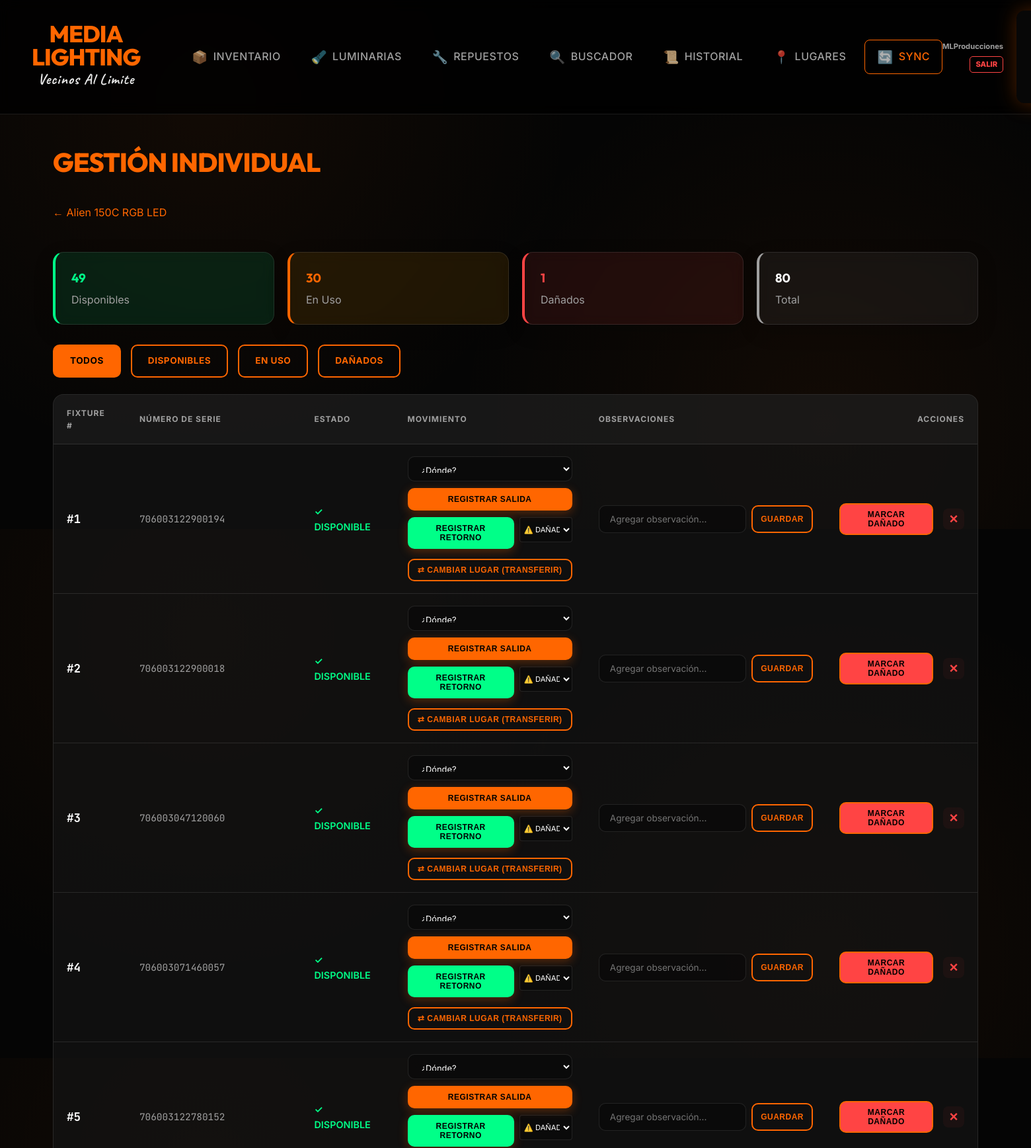
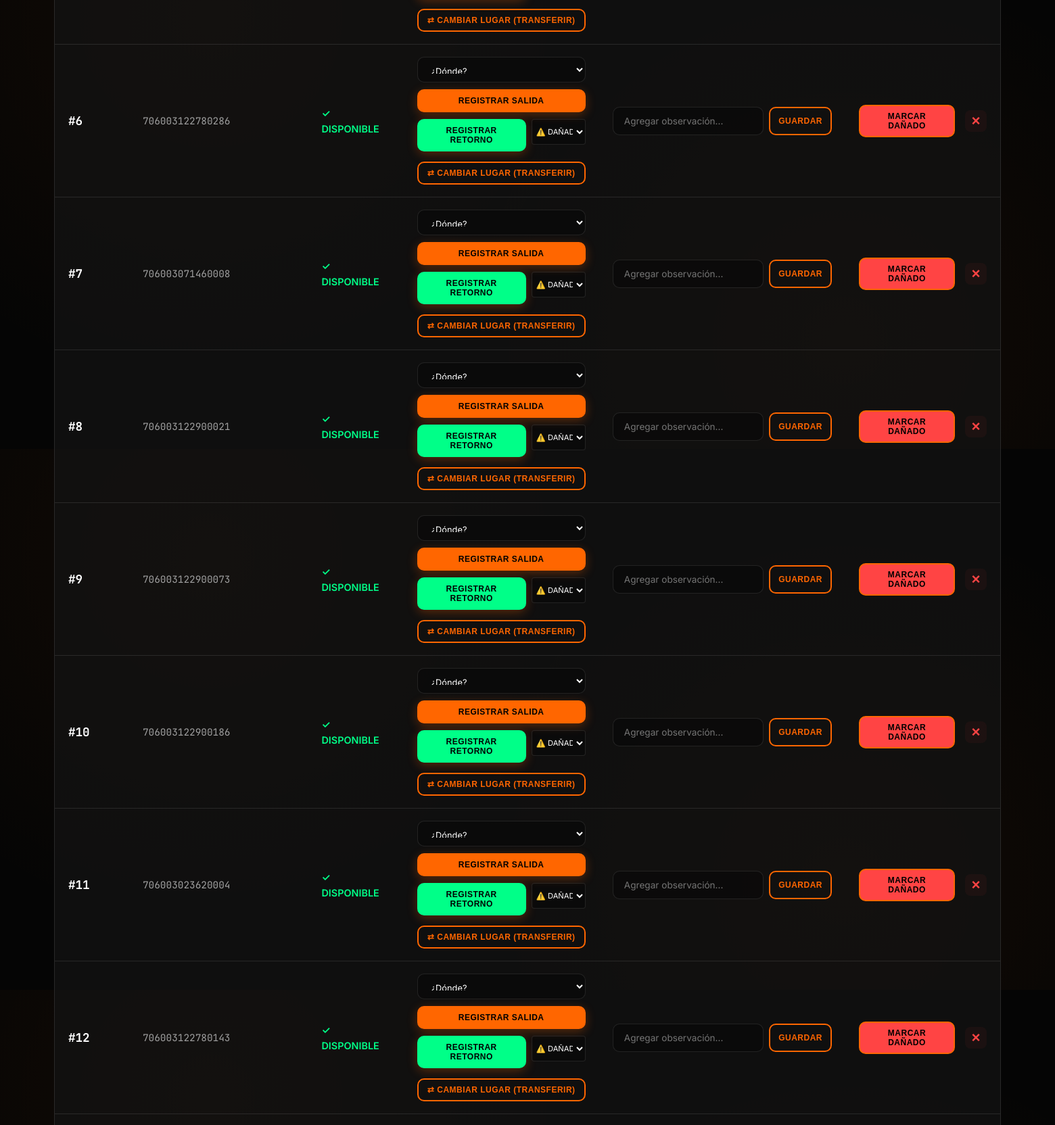
/equipo/27/individuales (signed in, upper part), run on the app's committed database (2 pictures, top to bottom).
### app.py (models this page shows, shortened)
class Equipo(db.Model):
    id = db.Column(db.Integer, primary_key=True)
    nombre = db.Column(db.String(100), nullable=False)
    categoria = db.Column(db.String(50), nullable=False)
    marca = db.Column(db.String(50))
    cantidad_total = db.Column(db.Integer, default=1)
    cantidad_en_uso = db.Column(db.Integer, default=0)
    fecha_ingreso = db.Column(db.String(10))
    observaciones = db.Column(db.Text, default="")
    danado = db.Column(db.Boolean, default=False) # Nuevo: Indicar si el equipo está dañado
    manual_filename = db.Column(db.String(200))
    gestion_individual = db.Column(db.Boolean, default=False) # True para equipos que se gestionan individualmente (ej: Luminarias)
    movimientos = db.relationship('Historial', backref='equipo', cascade="all, delete-orphan")
    documentos = db.relationship('Documento', backref='equipo', cascade="all, delete-orphan")
    stocks_por_lugar = db.relationship('StockLugar', backref='equipo', cascade="all, delete-orphan")
    compatibles = db.relationship(
        'Equipo',
        secondary='compatibilidad',
        primaryjoin='Equipo.id==compatibilidad.c.equipo_id',
        secondaryjoin='Equipo.id==compatibilidad.c.compatible_id',
        backref='es_compatible_con'
    )

class EquipoIndividual(db.Model):
    id = db.Column(db.Integer, primary_key=True)
    equipo_grupo_id = db.Column(db.Integer, db.ForeignKey('equipo.id'), nullable=False)
    numero_serie = db.Column(db.String(100), nullable=False)
    numero_fixture = db.Column(db.Integer)  # Número físico del equipo (1, 2, 3...)
    danado = db.Column(db.Boolean, default=False)
    observaciones_individuales = db.Column(db.Text, default="")
    fecha_ingreso = db.Column(db.String(10))
    en_uso = db.Column(db.Boolean, default=False)
    ubicacion_actual = db.Column(db.String(200))  # Última ubicación registrada
    equipo_grupo = db.relationship('Equipo', backref='equipos_individuales')
    movimientos = db.relationship('Historial', backref='equipo_individual', foreign_keys='Historial.equipo_individual_id')

### app.py (the view)
@app.route('/equipo/<int:id>/individuales')
@login_required
def gestion_individual(id):
    equipo_grupo = Equipo.query.get_or_404(id)
    if not equipo_grupo.gestion_individual:
        flash("Este equipo no requiere gestión individual.", "warning")
        return redirect(url_for('detalle_equipo', id=id))
    filtro = request.args.get('filtro', 'todos')
    query = EquipoIndividual.query.filter_by(equipo_grupo_id=id)
    if filtro == 'disponibles':
        query = query.filter_by(en_uso=False, danado=False)
    elif filtro == 'en_uso':
        query = query.filter_by(en_uso=True)
    elif filtro == 'danados':
        query = query.filter_by(danado=True)
    equipos_ind = query.order_by(EquipoIndividual.numero_fixture).all()
    total = len(equipo_grupo.equipos_individuales)
    disponibles = sum(1 for e in equipo_grupo.equipos_individuales if not e.en_uso and not e.danado)
    en_uso = sum(1 for e in equipo_grupo.equipos_individuales if e.en_uso)
    danados = sum(1 for e in equipo_grupo.equipos_individuales if e.danado)
    lugares = Lugar.query.order_by(Lugar.nombre).all()
    ubicaciones = [l.nombre for l in lugares]
    return render_template('gestion_individual.html',
                         equipo_grupo=equipo_grupo,
                         equipos_ind=equipos_ind,
                         filtro=filtro,
                         stats={'total': total, 'disponibles': disponibles, 'en_uso': en_uso, 'danados': danados},
                         ubicaciones=ubicaciones)

### app.py (called while the page is built)
def login_required(f):
    @wraps(f)
    def decorated_function(*args, **kwargs):
        if 'user_id' not in session:
            flash("Por favor, inicia sesión para acceder.", "warning")
            return redirect(url_for('login'))
        return f(*args, **kwargs)
    return decorated_function

### templates/gestion_individual.html (shortened to what this page needs)
{% extends "base.html" %}
{% block content %}
<div style="display: flex; justify-content: space-between; align-items: center; margin-bottom: 30px;">
    <div>
        <h1>GESTIÓN INDIVIDUAL</h1>
        <p style="color: var(--text-dim); margin-top: 10px;">
            <a href="/equipo/{{ equipo_grupo.id }}" style="color: var(--orange); text-decoration: none;">
                ← {{ equipo_grupo.nombre }}
            </a>
        </p>
    </div>
</div>
<div
    style="display: grid; grid-template-columns: repeat(auto-fit, minmax(200px, 1fr)); gap: 20px; margin-bottom: 30px;">
    <div class="card" style="background: rgba(0, 255, 136, 0.1); border-left: 4px solid var(--green);">
        <h3 style="color: var(--green); margin: 0;">{{ stats.disponibles }}</h3>
        <p style="margin: 5px 0 0 0; color: var(--text-dim);">Disponibles</p>
    </div>
    <div class="card" style="background: rgba(255, 165, 0, 0.1); border-left: 4px solid var(--orange);">
        <h3 style="color: var(--orange); margin: 0;">{{ stats.en_uso }}</h3>
        <p style="margin: 5px 0 0 0; color: var(--text-dim);">En Uso</p>
    </div>
    <div class="card" style="background: rgba(255, 68, 68, 0.1); border-left: 4px solid var(--red);">
        <h3 style="color: var(--red); margin: 0;">{{ stats.danados }}</h3>
        <p style="margin: 5px 0 0 0; color: var(--text-dim);">Dañados</p>
    </div>
    <div class="card" style="background: rgba(255, 255, 255, 0.05); border-left: 4px solid var(--text-dim);">
        <h3 style="color: var(--text-main); margin: 0;">{{ stats.total }}</h3>
        <p style="margin: 5px 0 0 0; color: var(--text-dim);">Total</p>
    </div>
</div>
<div style="display: flex; gap: 15px; margin-bottom: 25px; flex-wrap: wrap;">
    <a href="?filtro=todos" class="btn-outline {{ 'active' if filtro == 'todos' }}"
        style="{{ 'background: var(--orange); color: #000;' if filtro == 'todos' }}">
        TODOS
    </a>
    <a href="?filtro=disponibles" class="btn-outline {{ 'active' if filtro == 'disponibles' }}"
        style="{{ 'background: var(--green); color: #000;' if filtro == 'disponibles' }}">
        DISPONIBLES
    </a>
    <a href="?filtro=en_uso" class="btn-outline {{ 'active' if filtro == 'en_uso' }}"
        style="{{ 'background: var(--orange); color: #000;' if filtro == 'en_uso' }}">
        EN USO
    </a>
    <a href="?filtro=danados" class="btn-outline {{ 'active' if filtro == 'danados' }}"
        style="{{ 'background: var(--red); color: #000;' if filtro == 'danados' }}">
        DAÑADOS
    </a>
</div>
<div class="table-container">
    <table>
        <thead>
            <tr>
                <th>FIXTURE #</th>
                <th>NÚMERO DE SERIE</th>
                <th>ESTADO</th>
                <th>MOVIMIENTO</th>
                <th>OBSERVACIONES</th>
                <th style="text-align: right;">ACCIONES</th>
            </tr>
        </thead>
        <tbody>
            {% for eq in equipos_ind %}
            <tr style="{{ 'background: rgba(255, 0, 0, 0.1);' if eq.danado }}">
                <td data-label="Fixture #">
                    <span style="font-family: 'JetBrains Mono'; font-weight: 700; font-size: 1.1rem;">
                        #{{ eq.numero_fixture }}
                    </span>
                </td>
                <td data-label="Serie">
                    <span style="font-family: 'JetBrains Mono'; color: var(--text-dim);">
                        {{ eq.numero_serie }}
                    </span>
                </td>
                <td data-label="Estado">
                    {% if eq.danado %}
                    <span style="color: var(--red); font-weight: 700;">⚠️ DAÑADO</span>
                    {% elif eq.en_uso %}
                    <span style="color: var(--orange); font-weight: 600;">EN USO</span>
                    {% else %}
                    <span style="color: var(--green); font-weight: 600;">✓ DISPONIBLE</span>
                    {% endif %}
                </td>
                <td data-label="Movimiento">
                    <form method="POST" style="display:flex; flex-direction: column; gap:10px; min-width: 220px;">
                        <div style="display:flex; flex-direction: column; gap:5px;">
                            <select name="donde" style="width: 100%; height: 38px; font-size:0.8rem;" required
                                autocomplete="off">
                                <option value="" disabled {{ 'selected' if not eq.en_uso }}>¿Dónde?</option>
                            </select>
                        </div>
                        <div style="display:flex; flex-direction: column; gap:10px;">
                            <button type="submit" formaction="/movimiento/{{ equipo_grupo.id }}/prestar"
                                class="btn-main" {{ 'disabled' if eq.en_uso or eq.danado }}
                                style="padding: 10px; font-size: 0.75rem; {{ 'filter:grayscale(1); opacity:0.5;' if eq.en_uso or eq.danado }}">
                                REGISTRAR SALIDA
                            </button>
                            <div style="display:grid; grid-template-columns: 1fr 80px; gap: 8px;">
                                <button type="submit" formaction="/movimiento/{{ equipo_grupo.id }}/devolver"
                                    class="btn-main" style="background:var(--green); padding: 10px; font-size: 0.75rem;"
                                    {{ 'disabled' if not eq.en_uso }}>
                                    REGISTRAR RETORNO
                                </button>
                                <select name="estado_retorno"
                                    style="padding: 2px; font-size: 0.7rem; height: 38px; border-radius: 4px;">
                                    <option value="Dañado">⚠️ DAÑADO</option>
                                </select>
                            </div>
                            <button type="submit" formaction="/movimiento/{{ equipo_grupo.id }}/transferir"
                                class="btn-outline"
                                style="color:var(--orange); border-color:var(--orange); padding: 8px; font-size: 0.75rem; margin-top: 5px;"
                                {{ 'disabled' if not eq.en_uso }}>
                                ⇄ CAMBIAR LUGAR (TRANSFERIR)
                            </button>
                        </div>
                    </form>
                </td>
                <td data-label="Observaciones">
                    <form method="POST" action="/equipo/{{ equipo_grupo.id }}/individual/{{ eq.id }}/update"
                        style="display: flex; gap: 8px;">
                        <input type="text" name="observaciones" value="{{ eq.observaciones_individuales }}"
                            placeholder="Agregar observación..." style="flex: 1; font-size: 0.85rem;">
                        <button type="submit" class="btn-outline" style="padding: 6px 12px; font-size: 0.75rem;">
                            GUARDAR
                        </button>
                    </form>
                </td>
                <td style="text-align: right;">
                    <div class="actions-list">
                        <form method="POST" action="/equipo/{{ equipo_grupo.id }}/individual/{{ eq.id }}/toggle_danado"
                            style="display: inline;">
                            <button type="submit" class="btn-outline"
                                style="background: {{ 'var(--green)' if eq.danado else 'var(--red)' }}; color: #000; padding: 8px 12px; font-size: 0.75rem;">
                                {{ 'REPARAR' if eq.danado else 'MARCAR DAÑADO' }}
                            </button>
                        </form>
                        <form method="POST" action="/equipo/{{ equipo_grupo.id }}/individual/{{ eq.id }}/delete"
                            style="display: inline;"
                            onsubmit="return confirm('¿Eliminar equipo #{{ eq.numero_fixture }}?');">
                            <button type="submit" class="btn-delete">×</button>
                        </form>
                    </div>
                </td>
            </tr>
            {% endfor %}
        </tbody>
    </table>
</div>
{% endblock %}

### static/style.css (style rules this page uses)
:root { --orange: #ff6600; --orange-glow: rgba(255, 102, 0, 0.3); --dark-bg: #050505; --card-bg: rgba(20, 20, 20, 0.7); --nav-bg: rgba(0, 0, 0, 0.8); --border: rgba(255, 255, 255, 0.1); --border-hover: rgba(255, 255, 255, 0.2); --text-main: #ffffff; --text-dim: #a0a0a0; --green: #00ff88; --red: #ff4444; --glass: blur(10px); }
.actions-list { display: flex; justify-content: flex-end; align-items: center; gap: 15px; }
.btn-delete { color: var(--red); text-decoration: none; font-size: 1.4rem; font-weight: 800; line-height: 1; width: 32px; height: 32px; display: flex; align-items: center; justify-content: center; border-radius: 8px; transition: all 0.2s ease; background: rgba(255, 68, 68, 0.05); border: 1px solid transparent; }
body { font-family: 'Inter', sans-serif; background-color: var(--dark-bg); background-image: radial-gradient(circle at 20% 20%, rgba(255, 102, 0, 0.05) 0%, transparent 40%), radial-gradient(circle at 80% 80%, rgba(255, 102, 0, 0.05) 0%, transparent 40%); color: var(--text-main); margin: 0; line-height: 1.6; overflow-x: hidden; animation: fadeInPage 0.5s ease-out; }
.card, .form-box { background: var(--card-bg); backdrop-filter: var(--glass); -webkit-backdrop-filter: var(--glass); border: 1px solid var(--border); border-radius: 16px; padding: 24px; box-shadow: 0 10px 30px rgba(0, 0, 0, 0.2); transition: border-color 0.3s ease; }
.table-container, .form-box, .card { backface-visibility: hidden; -webkit-backface-visibility: hidden; transform: translateZ(0); }
h1, h2, h3 { font-family: 'Outfit', sans-serif; margin-top: 0; }
h1 { color: var(--orange); font-size: 2.5rem; font-weight: 800; margin-bottom: 2rem; letter-spacing: -1px; }
.table-container { border-radius: 16px; overflow: hidden; border: 1px solid var(--border); background: var(--card-bg); margin-top: 20px; }
table { width: 100%; border-collapse: collapse; }
th { background: rgba(255, 255, 255, 0.03); color: var(--text-dim); padding: 18px 20px; text-align: left; font-size: 0.75rem; font-weight: 700; text-transform: uppercase; letter-spacing: 1px; border-bottom: 1px solid var(--border); }
td { padding: 18px 20px; border-bottom: 1px solid var(--border); font-size: 0.9rem; color: var(--text-main); }
.btn-main, .btn-outline { display: inline-flex; align-items: center; justify-content: center; padding: 12px 24px; border-radius: 10px; font-weight: 700; font-size: 0.85rem; text-transform: uppercase; letter-spacing: 0.5px; cursor: pointer; transition: all 0.3s cubic-bezier(0.4, 0, 0.2, 1); text-decoration: none; border: none; }
.btn-main { background: var(--orange); color: #000; box-shadow: 0 4px 15px var(--orange-glow); }
.btn-outline { background: transparent; color: var(--orange); border: 2px solid var(--orange); }
input, textarea, select { background: rgba(0, 0, 0, 0.3); border: 1px solid var(--border); color: white; padding: 12px 16px; border-radius: 10px; font-family: inherit; font-size: 0.9rem; transition: all 0.3s ease; width: 100%; box-sizing: border-box; }
select option { background: #1a1a1a; color: white; }

### data on the page
Equipo: nombre "Alien 150C RGB LED"
EquipoIndividual: numero_fixture "1", numero_serie "706003122900194", en_uso "✓ DISPONIBLE", danado "MARCAR DAÑADO"
EquipoIndividual: numero_fixture "2", numero_serie "706003122900018", en_uso "✓ DISPONIBLE", danado "MARCAR DAÑADO"
EquipoIndividual: numero_fixture "3", numero_serie "706003047120060", en_uso "✓ DISPONIBLE", danado "MARCAR DAÑADO"
EquipoIndividual: numero_fixture "4", numero_serie "706003071460057", en_uso "✓ DISPONIBLE", danado "MARCAR DAÑADO"
EquipoIndividual: numero_fixture "5", numero_serie "706003122780152", en_uso "✓ DISPONIBLE", danado "MARCAR DAÑADO"
EquipoIndividual: numero_fixture "6", numero_serie "706003122780286", en_uso "✓ DISPONIBLE", danado "MARCAR DAÑADO"
EquipoIndividual: numero_fixture "7", numero_serie "706003071460008", en_uso "✓ DISPONIBLE", danado "MARCAR DAÑADO"
EquipoIndividual: numero_fixture "8", numero_serie "706003122900021", en_uso "✓ DISPONIBLE", danado "MARCAR DAÑADO"
EquipoIndividual: numero_fixture "9", numero_serie "706003122900073", en_uso "✓ DISPONIBLE", danado "MARCAR DAÑADO"
EquipoIndividual: numero_fixture "10", numero_serie "706003122900186", en_uso "✓ DISPONIBLE", danado "MARCAR DAÑADO"
EquipoIndividual: numero_fixture "11", numero_serie "706003023620004", en_uso "✓ DISPONIBLE", danado "MARCAR DAÑADO"
EquipoIndividual: numero_fixture "12", numero_serie "706003122780143", en_uso "✓ DISPONIBLE", danado "MARCAR DAÑADO"

### other printed values
{{ session['username'] }} "MLProducciones"
{{ stats.disponibles }} "49"
{{ stats.en_uso }} "30"
{{ stats.danados }} "1"
{{ stats.total }} "80"
